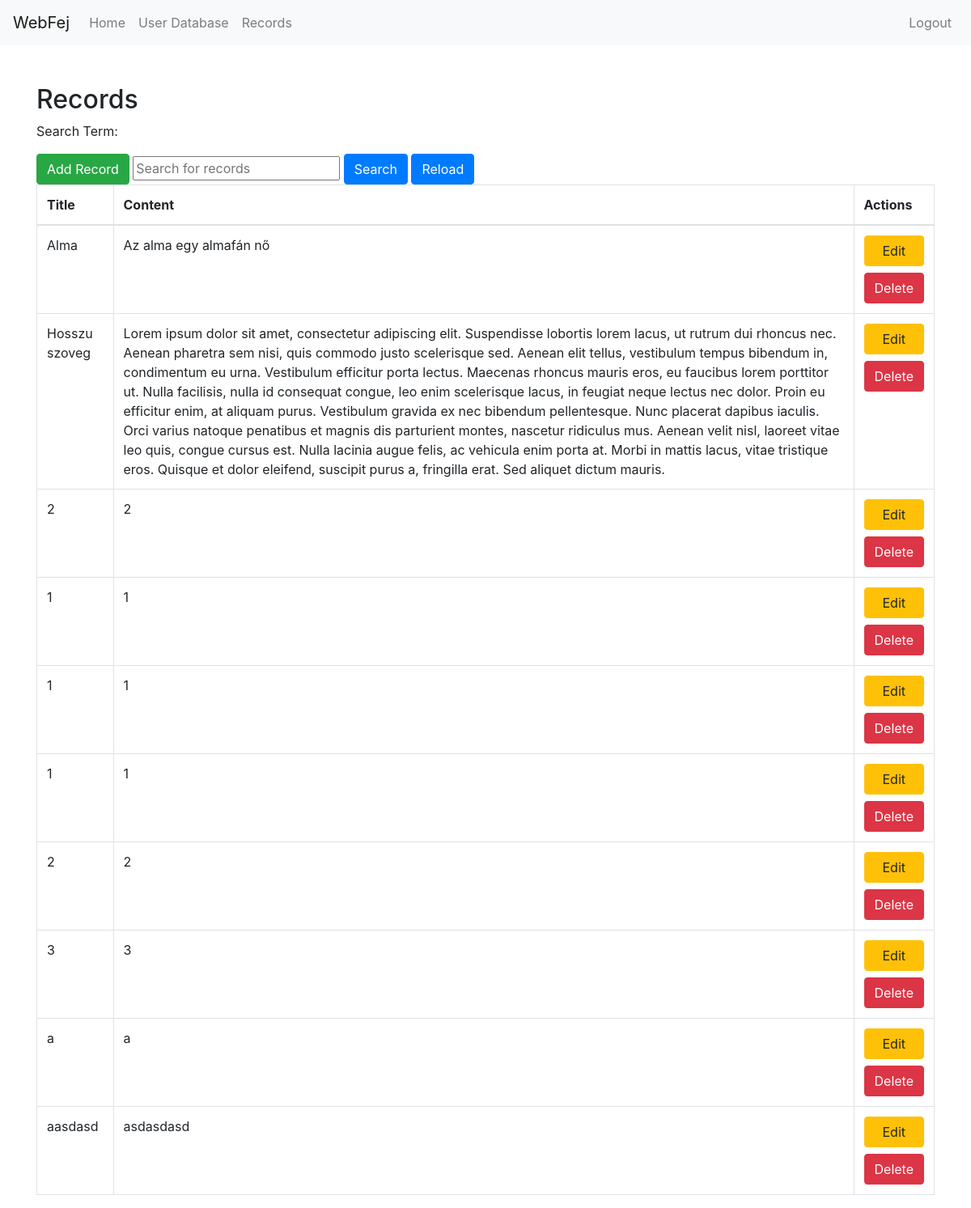
Screenshot of /records (signed in) with the database file from the repository.
### app.py (models this page shows)
class Record(db.Model):
    id = db.Column(db.Integer, primary_key=True)
    title = db.Column(db.String(100), nullable=False)
    content = db.Column(db.Text, nullable=False)

### app.py (the view)
@app.route('/records')
@login_required
def records():
    if current_user.user_type in ['normal','editor', 'admin']:
        search_term = request.args.get('search', '')
        records = get_records()  # You should replace this with your actual function to get records
        if search_term:
            records = [record for record in records if search_term.lower() in record.title.lower() or search_term.lower() in record.content.lower()]
        add_record_form = AddRecordForm()
        edit_record_form = EditRecordForm()  # Create an instance of the EditRecordForm
        return render_template('records.html', records=records, add_record_form=add_record_form, edit_record_form=edit_record_form, search_term=search_term)
    else:
        flash('You do not have permission to access this page.', 'danger')
        return redirect(url_for('home'))

### app.py
class AddRecordForm(FlaskForm):
    title = StringField('Title', validators=[DataRequired()])
    content = TextAreaField('Content', validators=[DataRequired()])
    submit = SubmitField('Submit')

class EditRecordForm(FlaskForm):
    title = StringField('Title', validators=[DataRequired()])
    content = TextAreaField('Content', validators=[DataRequired()])
    submit = SubmitField('Submit')

### app.py (called while the page is built)
def get_records():
    return Record.query.all()

@login_manager.user_loader
def load_user(user_id):
    return User.query.get(int(user_id))

    def get_timeout(self):
        if self.user_type == 'admin':
            return int(timedelta(minutes=30).total_seconds())
        elif self.user_type == 'editor':
            return int(timedelta(minutes=15).total_seconds())
        else:
            return None  # Use the default Flask session behavior

### templates/records.html (shortened to what this page needs)
{% extends 'layout.html' %}
{% block content %}
  <h2>Records</h2>
  <p>Search Term: {{ search_term }}</p>
  {% if current_user.is_authenticated and current_user.user_type in ['admin', 'editor'] %}
    <button type="button" class="btn btn-success" data-toggle="modal" data-target="#addRecordModal">
      Add Record
    </button>
  {% endif %}
  <input type="text" id="searchInput" placeholder="Search for records">
  <button type="button" class="btn btn-primary" onclick="searchRecords()">Search</button>
  <a href="{{ url_for('records') }}" class="btn btn-primary">Reload</a>
  <table class="table table-bordered table-hover">
    <thead>
      <tr>
        <th>Title</th>
        <th>Content</th>
        {% if current_user.user_type in ['editor', 'admin'] %}
          <th>Actions</th>
        {% endif %}
      </tr>
    </thead>
    <tbody>
      {% for record in records %}
        <tr>
          <td>{{ record.title }}</td>
          <td>{{ record.content }}</td>
          <td>
            {% if current_user.user_type in ['editor', 'admin'] %}
                <button type="button" class="btn btn-warning btn-block" data-toggle="modal" data-target="#editRecordModal{{ record.id }}">
                    Edit
                </button>
              <button type="button" class="btn btn-danger btn-block" data-toggle="modal" data-target="#deleteRecordModal{{ record.id }}">
                Delete
              </button>
            {% endif %}
          </td>
        </tr>
      {% endfor %}
    </tbody>
  </table>
{% endblock %}

### rows the page displays
Record: title "Alma", content "Az alma egy almafán nő"
Record: title "Hosszu szoveg", content "Lorem ipsum dolor sit amet, consectetur adipiscing elit. Suspendisse lobortis lorem lacus, ut rutrum dui rhoncus nec. Aenean pharetra sem nisi, quis commodo justo scelerisque sed. Aenean elit tellus, vestibulum tempus bibendum in, condimentum eu urna. Vestibulum efficitur porta lectus. Maecenas rhoncus mauris eros, eu faucibus lorem porttitor ut. Nulla facilisis, nulla id consequat congue, leo enim scelerisque lacus, in feugiat neque lectus nec dolor. Proin eu efficitur enim, at aliquam purus. Vestibulum gravida ex nec bibendum pellentesque. Nunc placerat dapibus iaculis. Orci varius natoque penatibus et magnis dis parturient montes, nascetur ridiculus mus. Aenean velit nisl, laoreet vitae…"
Record: title "2", content "2"
Record: title "1", content "1"
Record: title "1", content "1"
Record: title "1", content "1"
Record: title "2", content "2"
Record: title "3", content "3"
Record: title "a", content "a"
Record: title "aasdasd", content "asdasdasd"
